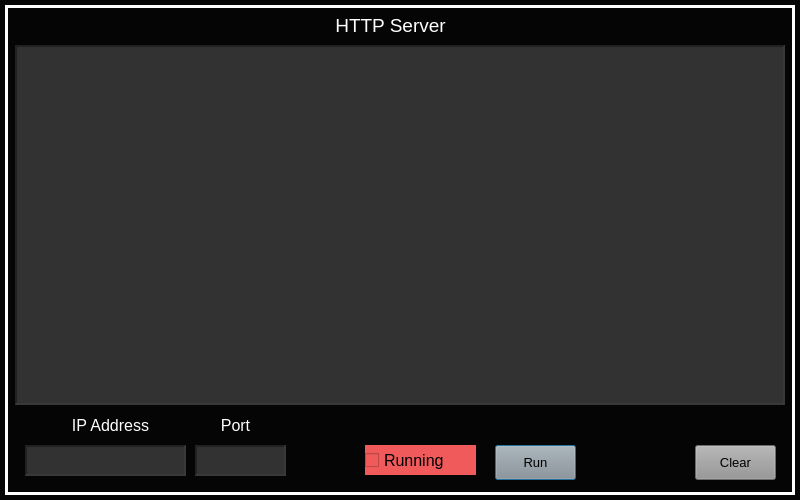
<?xml version="1.0" encoding="UTF-8"?>
<ui version="4.0">
 <class>Dialog_HTTPserver</class>
 <widget class="QDialog" name="Dialog_HTTPserver">
  <property name="geometry">
   <rect>
    <x>0</x>
    <y>0</y>
    <width>800</width>
    <height>500</height>
   </rect>
  </property>
  <property name="windowTitle">
   <string>HTTP Server</string>
  </property>
  <property name="styleSheet">
   <string notr="true">background-color: rgb(5, 5, 5);
color: rgb(255, 255, 255);</string>
  </property>
  <widget class="CustomFrame" name="frame_HTTPserver">
   <property name="geometry">
    <rect>
     <x>5</x>
     <y>5</y>
     <width>790</width>
     <height>490</height>
    </rect>
   </property>
   <property name="styleSheet">
    <string notr="true">background-color: rgb(5, 5, 5);
color: rgb(255, 255, 255);</string>
   </property>
   <property name="frameShape">
    <enum>QFrame::Panel</enum>
   </property>
   <property name="frameShadow">
    <enum>QFrame::Plain</enum>
   </property>
   <property name="lineWidth">
    <number>3</number>
   </property>
   <property name="midLineWidth">
    <number>1</number>
   </property>
   <widget class="QLabel" name="label_415">
    <property name="geometry">
     <rect>
      <x>320</x>
      <y>10</y>
      <width>131</width>
      <height>21</height>
     </rect>
    </property>
    <property name="font">
     <font>
      <pointsize>14</pointsize>
     </font>
    </property>
    <property name="styleSheet">
     <string notr="true">color: rgb(255, 255, 255);</string>
    </property>
    <property name="text">
     <string>HTTP Server</string>
    </property>
    <property name="alignment">
     <set>Qt::AlignCenter</set>
    </property>
   </widget>
   <widget class="CustomCheckBox" name="checkBox_HTTPserverRunning">
    <property name="geometry">
     <rect>
      <x>360</x>
      <y>440</y>
      <width>111</width>
      <height>30</height>
     </rect>
    </property>
    <property name="font">
     <font>
      <pointsize>12</pointsize>
     </font>
    </property>
    <property name="styleSheet">
     <string notr="true">background-color: rgb(240, 90, 90);
color: rgb(0,0,0);</string>
    </property>
    <property name="text">
     <string>Running</string>
    </property>
   </widget>
   <widget class="QTextEdit" name="textEdit_HTTPserverMessages">
    <property name="geometry">
     <rect>
      <x>10</x>
      <y>40</y>
      <width>770</width>
      <height>360</height>
     </rect>
    </property>
    <property name="font">
     <font>
      <pointsize>10</pointsize>
     </font>
    </property>
    <property name="focusPolicy">
     <enum>Qt::NoFocus</enum>
    </property>
    <property name="styleSheet">
     <string notr="true">background-color: rgb(50,50,50);</string>
    </property>
    <property name="frameShape">
     <enum>QFrame::Panel</enum>
    </property>
    <property name="lineWidth">
     <number>2</number>
    </property>
    <property name="midLineWidth">
     <number>2</number>
    </property>
    <property name="readOnly">
     <bool>true</bool>
    </property>
   </widget>
   <widget class="CustomButton" name="pushButton_HTTPserverRunStop">
    <property name="geometry">
     <rect>
      <x>490</x>
      <y>440</y>
      <width>81</width>
      <height>35</height>
     </rect>
    </property>
    <property name="font">
     <font>
      <pointsize>10</pointsize>
     </font>
    </property>
    <property name="styleSheet">
     <string notr="true">background-color: rgb(148, 148, 148);
color: rgb(0, 0, 0);</string>
    </property>
    <property name="text">
     <string>Run</string>
    </property>
   </widget>
   <widget class="QTextEdit" name="textEdit_HTTPserverIPaddress">
    <property name="geometry">
     <rect>
      <x>20</x>
      <y>440</y>
      <width>161</width>
      <height>31</height>
     </rect>
    </property>
    <property name="font">
     <font>
      <pointsize>14</pointsize>
     </font>
    </property>
    <property name="focusPolicy">
     <enum>Qt::NoFocus</enum>
    </property>
    <property name="styleSheet">
     <string notr="true">background-color: rgb(50,50,50);</string>
    </property>
    <property name="frameShape">
     <enum>QFrame::Panel</enum>
    </property>
    <property name="lineWidth">
     <number>2</number>
    </property>
    <property name="midLineWidth">
     <number>2</number>
    </property>
    <property name="verticalScrollBarPolicy">
     <enum>Qt::ScrollBarAlwaysOff</enum>
    </property>
    <property name="horizontalScrollBarPolicy">
     <enum>Qt::ScrollBarAlwaysOff</enum>
    </property>
    <property name="readOnly">
     <bool>true</bool>
    </property>
   </widget>
   <widget class="QLabel" name="label_416">
    <property name="geometry">
     <rect>
      <x>40</x>
      <y>410</y>
      <width>131</width>
      <height>21</height>
     </rect>
    </property>
    <property name="font">
     <font>
      <pointsize>12</pointsize>
     </font>
    </property>
    <property name="styleSheet">
     <string notr="true">color: rgb(255, 255, 255);</string>
    </property>
    <property name="text">
     <string>IP Address</string>
    </property>
    <property name="alignment">
     <set>Qt::AlignCenter</set>
    </property>
   </widget>
   <widget class="QTextEdit" name="textEdit_HTTPserverPort">
    <property name="geometry">
     <rect>
      <x>190</x>
      <y>440</y>
      <width>91</width>
      <height>31</height>
     </rect>
    </property>
    <property name="font">
     <font>
      <pointsize>14</pointsize>
     </font>
    </property>
    <property name="focusPolicy">
     <enum>Qt::NoFocus</enum>
    </property>
    <property name="styleSheet">
     <string notr="true">background-color: rgb(50,50,50);</string>
    </property>
    <property name="frameShape">
     <enum>QFrame::Panel</enum>
    </property>
    <property name="lineWidth">
     <number>2</number>
    </property>
    <property name="midLineWidth">
     <number>2</number>
    </property>
    <property name="verticalScrollBarPolicy">
     <enum>Qt::ScrollBarAlwaysOff</enum>
    </property>
    <property name="horizontalScrollBarPolicy">
     <enum>Qt::ScrollBarAlwaysOff</enum>
    </property>
    <property name="readOnly">
     <bool>true</bool>
    </property>
   </widget>
   <widget class="QLabel" name="label_417">
    <property name="geometry">
     <rect>
      <x>190</x>
      <y>410</y>
      <width>81</width>
      <height>21</height>
     </rect>
    </property>
    <property name="font">
     <font>
      <pointsize>12</pointsize>
     </font>
    </property>
    <property name="styleSheet">
     <string notr="true">color: rgb(255, 255, 255);</string>
    </property>
    <property name="text">
     <string>Port</string>
    </property>
    <property name="alignment">
     <set>Qt::AlignCenter</set>
    </property>
   </widget>
   <widget class="CustomButton" name="pushButton_HTTPserverClearText">
    <property name="geometry">
     <rect>
      <x>690</x>
      <y>440</y>
      <width>81</width>
      <height>35</height>
     </rect>
    </property>
    <property name="font">
     <font>
      <pointsize>10</pointsize>
     </font>
    </property>
    <property name="styleSheet">
     <string notr="true">background-color: rgb(148, 148, 148);
color: rgb(0, 0, 0);</string>
    </property>
    <property name="text">
     <string>Clear</string>
    </property>
   </widget>
  </widget>
 </widget>
 <customwidgets>
  <customwidget>
   <class>CustomFrame</class>
   <extends>QFrame</extends>
   <header location="global">customframe.h</header>
   <container>1</container>
  </customwidget>
  <customwidget>
   <class>CustomButton</class>
   <extends>QPushButton</extends>
   <header location="global">custombutton.h</header>
  </customwidget>
  <customwidget>
   <class>CustomCheckBox</class>
   <extends>QCheckBox</extends>
   <header location="global">customcheckbox.h</header>
  </customwidget>
 </customwidgets>
 <resources/>
 <connections/>
</ui>
